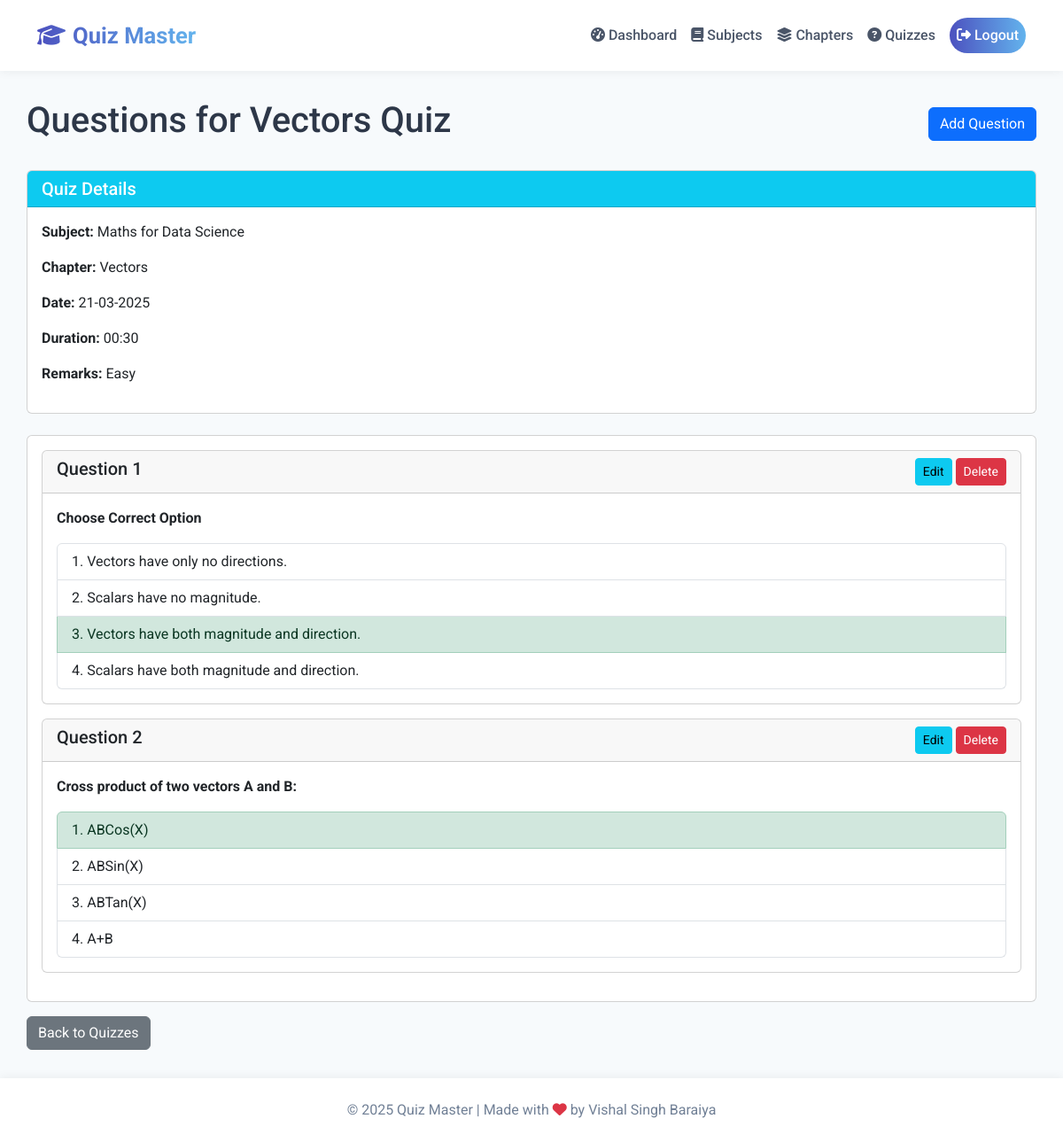
The page /admin/quizzes/1/questions (signed in) on the database its author committed.
### models.py (models this page shows)
class Chapter(db.Model):
    id = db.Column(db.Integer, primary_key=True)
    name = db.Column(db.String(100), nullable=False)
    description = db.Column(db.Text)
    subject_id = db.Column(db.Integer, db.ForeignKey('subject.id'), nullable=False)
    quizzes = db.relationship('Quiz', backref='chapter', lazy=True, cascade="all, delete-orphan")

class Subject(db.Model):
    id = db.Column(db.Integer, primary_key=True)
    name = db.Column(db.String(100), nullable=False)
    description = db.Column(db.Text)
    chapters = db.relationship('Chapter', backref='subject', lazy=True, cascade="all, delete-orphan")

class Quiz(db.Model):
    id = db.Column(db.Integer, primary_key=True)
    chapter_id = db.Column(db.Integer, db.ForeignKey('chapter.id'), nullable=False)
    date_of_quiz = db.Column(db.Date, nullable=False)
    time_duration = db.Column(db.String(5), nullable=False)  # Format: "HH:MM"
    remarks = db.Column(db.Text)
    questions = db.relationship('Question', backref='quiz', lazy=True, cascade="all, delete-orphan")
    scores = db.relationship('Score', backref='quiz', lazy=True, cascade="all, delete-orphan")

class Question(db.Model):
    id = db.Column(db.Integer, primary_key=True)
    quiz_id = db.Column(db.Integer, db.ForeignKey('quiz.id'), nullable=False)
    question_statement = db.Column(db.Text, nullable=False)
    option1 = db.Column(db.Text, nullable=False)
    option2 = db.Column(db.Text, nullable=False)
    option3 = db.Column(db.Text, nullable=False)
    option4 = db.Column(db.Text, nullable=False)
    correct_option = db.Column(db.Integer, nullable=False)  # 1, 2, 3, or 4

### routes/admin/questions.py (the view)
    @app.route('/admin/quizzes/<int:quiz_id>/questions')
    @login_required
    def edit_quiz_questions(quiz_id):
        if not current_user.is_admin:
            flash('Access denied.')
            return redirect(url_for('user_dashboard'))
        quiz = Quiz.query.get_or_404(quiz_id)
        questions = Question.query.filter_by(quiz_id=quiz.id).all()
        return render_template('admin/quiz_questions.html', quiz=quiz, questions=questions)

### app.py (called while the page is built)
@login_manager.user_loader
def load_user(user_id):
    return User.query.get(int(user_id))

### templates/admin/quiz_questions.html (shortened to what this page needs)
{% extends "base.html" %}
{% block content %}
<div class="d-flex justify-content-between align-items-center mb-4">
    <h1>Questions for {{ quiz.chapter.name }} Quiz</h1>
    <a href="{{ url_for('add_question', quiz_id=quiz.id) }}" class="btn btn-primary">Add Question</a>
</div>
<div class="card mb-4">
    <div class="card-header bg-info text-white">
        <h5 class="mb-0">Quiz Details</h5>
    </div>
    <div class="card-body">
        <p><strong>Subject:</strong> {{ quiz.chapter.subject.name }}</p>
        <p><strong>Chapter:</strong> {{ quiz.chapter.name }}</p>
        <p><strong>Date:</strong> {{ quiz.date_of_quiz.strftime('%d-%m-%Y') }}</p>
        <p><strong>Duration:</strong> {{ quiz.time_duration }}</p>
        <p><strong>Remarks:</strong> {{ quiz.remarks or 'None' }}</p>
    </div>
</div>
<div class="card">
    <div class="card-body">
        {% if questions %}
            {% for question in questions %}
                <div class="card mb-3">
                    <div class="card-header d-flex justify-content-between">
                        <h5 class="mb-0">Question {{ loop.index }}</h5>
                        <div>
                            <a href="{{ url_for('edit_question', id=question.id) }}" class="btn btn-sm btn-info">Edit</a>
                            <a href="{{ url_for('delete_question', id=question.id) }}" class="btn btn-sm btn-danger" onclick="return confirm('Are you sure you want to delete this question?')">Delete</a>
                        </div>
                    </div>
                    <div class="card-body">
                        <p><strong>{{ question.question_statement }}</strong></p>
                        <ul class="list-group">
                            <li class="list-group-item {% if question.correct_option == 1 %}list-group-item-success{% endif %}">1. {{ question.option1 }}</li>
                            <li class="list-group-item {% if question.correct_option == 2 %}list-group-item-success{% endif %}">2. {{ question.option2 }}</li>
                            <li class="list-group-item {% if question.correct_option == 3 %}list-group-item-success{% endif %}">3. {{ question.option3 }}</li>
                            <li class="list-group-item {% if question.correct_option == 4 %}list-group-item-success{% endif %}">4. {{ question.option4 }}</li>
                        </ul>
                    </div>
                </div>
            {% endfor %}
        {% else %}
            <div class="alert alert-warning">
                <p>No questions added to this quiz yet. Click "Add Question" to create questions.</p>
            </div>
        {% endif %}
    </div>
</div>
<div class="mt-3">
    <a href="{{ url_for('quizzes') }}" class="btn btn-secondary">Back to Quizzes</a>
</div>
{% endblock %}

### templates/base.html (style rules this page uses)
body { font-family: 'Roboto', sans-serif; min-height: 100vh; display: flex; flex-direction: column; background: #F7FAFC; color: #2D3748; }

### rows shown on the page
Chapter: chapter.name "Vectors"
Subject: chapter.subject.name "Maths for Data Science"
Quiz: date_of_quiz "21-03-2025", time_duration "00:30", remarks "Easy"
Question: question_statement "Choose Correct Option", option1 "Vectors have only no directions.", option2 "Scalars have no magnitude.", option3 "Vectors have both magnitude and direction.", option4 "Scalars have both magnitude and direction."
Question: question_statement "Cross product of two vectors A and B:", option1 "ABCos(X)", option2 "ABSin(X)", option3 "ABTan(X)", option4 "A+B"
